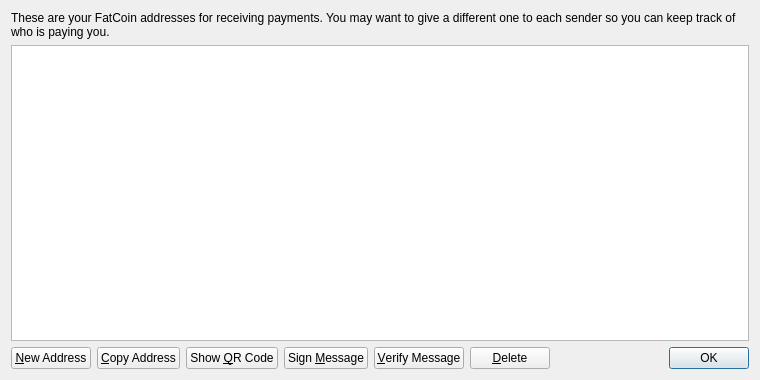
<?xml version="1.0" encoding="UTF-8"?>
<ui version="4.0">
 <class>AddressBookPage</class>
 <widget class="QWidget" name="AddressBookPage">
  <property name="geometry">
   <rect>
    <x>0</x>
    <y>0</y>
    <width>760</width>
    <height>380</height>
   </rect>
  </property>
  <property name="windowTitle">
   <string>Address Book</string>
  </property>
  <layout class="QVBoxLayout" name="verticalLayout">
   <item>
    <widget class="QLabel" name="labelExplanation">
     <property name="text">
      <string>These are your FatCoin addresses for receiving payments. You may want to give a different one to each sender so you can keep track of who is paying you.</string>
     </property>
     <property name="textFormat">
      <enum>Qt::PlainText</enum>
     </property>
     <property name="wordWrap">
      <bool>true</bool>
     </property>
    </widget>
   </item>
   <item>
    <widget class="QTableView" name="tableView">
     <property name="contextMenuPolicy">
      <enum>Qt::CustomContextMenu</enum>
     </property>
     <property name="toolTip">
      <string>Double-click to edit address or label</string>
     </property>
     <property name="tabKeyNavigation">
      <bool>false</bool>
     </property>
     <property name="alternatingRowColors">
      <bool>true</bool>
     </property>
     <property name="selectionMode">
      <enum>QAbstractItemView::SingleSelection</enum>
     </property>
     <property name="selectionBehavior">
      <enum>QAbstractItemView::SelectRows</enum>
     </property>
     <property name="sortingEnabled">
      <bool>true</bool>
     </property>
     <attribute name="verticalHeaderVisible">
      <bool>false</bool>
     </attribute>
    </widget>
   </item>
   <item>
    <layout class="QHBoxLayout" name="horizontalLayout">
     <item>
      <widget class="QPushButton" name="newAddressButton">
       <property name="toolTip">
        <string>Create a new address</string>
       </property>
       <property name="text">
        <string>&amp;New Address</string>
       </property>
       <property name="icon">
        <iconset resource="../bitcoin.qrc">
         <normaloff>:/icons/add</normaloff>:/icons/add</iconset>
       </property>
      </widget>
     </item>
     <item>
      <widget class="QPushButton" name="copyToClipboard">
       <property name="toolTip">
        <string>Copy the currently selected address to the system clipboard</string>
       </property>
       <property name="text">
        <string>&amp;Copy Address</string>
       </property>
       <property name="icon">
        <iconset resource="../bitcoin.qrc">
         <normaloff>:/icons/editcopy</normaloff>:/icons/editcopy</iconset>
       </property>
      </widget>
     </item>
     <item>
      <widget class="QPushButton" name="showQRCode">
       <property name="text">
        <string>Show &amp;QR Code</string>
       </property>
       <property name="icon">
        <iconset resource="../bitcoin.qrc">
         <normaloff>:/icons/qrcode</normaloff>:/icons/qrcode</iconset>
       </property>
      </widget>
     </item>
     <item>
      <widget class="QPushButton" name="signMessage">
       <property name="toolTip">
        <string>Sign a message to prove you own a FatCoin address</string>
       </property>
       <property name="text">
        <string>Sign &amp;Message</string>
       </property>
       <property name="icon">
        <iconset resource="../bitcoin.qrc">
         <normaloff>:/icons/edit</normaloff>:/icons/edit</iconset>
       </property>
      </widget>
     </item>
     <item>
      <widget class="QPushButton" name="verifyMessage">
       <property name="toolTip">
        <string>Verify a message to ensure it was signed with a specified FatCoin address</string>
       </property>
       <property name="text">
        <string>&amp;Verify Message</string>
       </property>
       <property name="icon">
        <iconset resource="../bitcoin.qrc">
         <normaloff>:/icons/transaction_0</normaloff>:/icons/transaction_0</iconset>
       </property>
      </widget>
     </item>
     <item>
      <widget class="QPushButton" name="deleteButton">
       <property name="toolTip">
        <string>Delete the currently selected address from the list</string>
       </property>
       <property name="text">
        <string>&amp;Delete</string>
       </property>
       <property name="icon">
        <iconset resource="../bitcoin.qrc">
         <normaloff>:/icons/remove</normaloff>:/icons/remove</iconset>
       </property>
      </widget>
     </item>
     <item>
      <spacer name="horizontalSpacer">
       <property name="orientation">
        <enum>Qt::Horizontal</enum>
       </property>
       <property name="sizeHint" stdset="0">
        <size>
         <width>40</width>
         <height>20</height>
        </size>
       </property>
      </spacer>
     </item>
     <item>
      <widget class="QDialogButtonBox" name="buttonBox">
       <property name="sizePolicy">
        <sizepolicy hsizetype="Maximum" vsizetype="Fixed">
         <horstretch>0</horstretch>
         <verstretch>0</verstretch>
        </sizepolicy>
       </property>
       <property name="standardButtons">
        <set>QDialogButtonBox::Ok</set>
       </property>
      </widget>
     </item>
    </layout>
   </item>
  </layout>
 </widget>
 <resources>
  <include location="../bitcoin.qrc"/>
 </resources>
 <connections/>
</ui>
